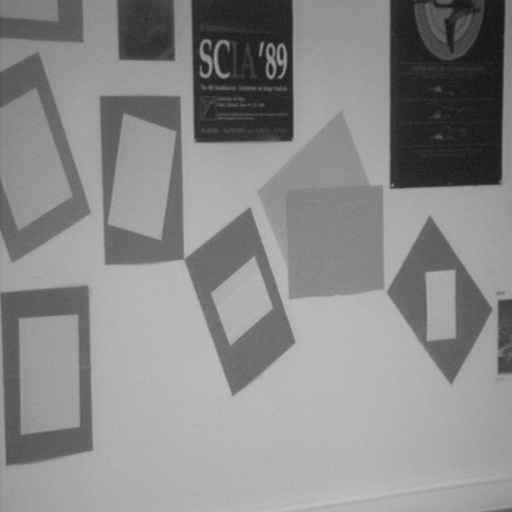
#> input picture t3/ImagenesT2/poster.pgm, 512 x 512 px
$ python main.py   (Python 2 division)   (older library calls are emulated)
#> lines starting #> are read from the running program, lines starting #| are printed output that depends on the picture
import cv2
import numpy as np


img = cv2.imread('./ImagenesT2/poster.pgm')
#> img is the input picture: shape (512, 512, 3); min 18, max 194, mean 137.6
cv2.imshow("Imagen", img)

"""
imgGaussian = cv2.GaussianBlur(img, (3,3), 0)
cv2.imshow("Gaussian", imgGaussian)
"""

imgGray = cv2.cvtColor(img, cv2.COLOR_BGR2GRAY)
cv2.imshow("Gray", imgGray)

print "Sobel"
#Sobel eje x
sobelx = cv2.Sobel(imgGray, cv2.CV_8U, 1, 0, ksize = 3)
sobelx_show = sobelx/2 + 128
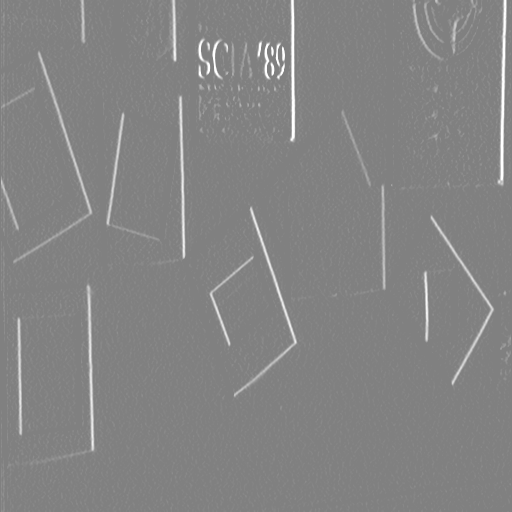
#> sobelx_show: shape (512, 512); min 128, max 255, mean 131.6
cv2.imshow("SobelX", sobelx_show)

#Sobel eje y
sobely = cv2.Sobel(imgGray, cv2.CV_8U, 0, 1, ksize = 3)
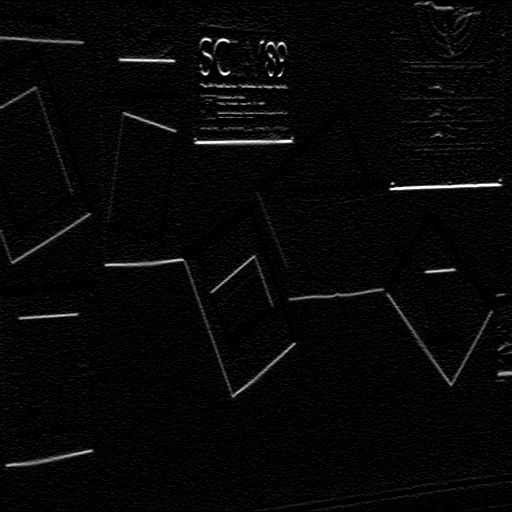
#> sobely: shape (512, 512); min 0, max 255, mean 7
sobely_show = sobely/2 + 128
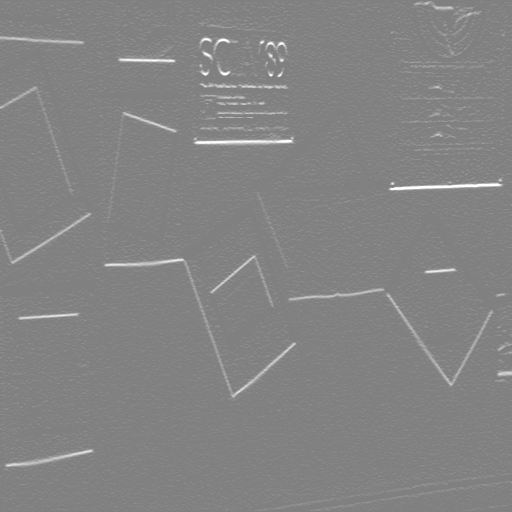
#> sobely_show: shape (512, 512); min 128, max 255, mean 131.4
cv2.imshow("SobelY", sobely_show)
print sobely_show.dtype
#| uint8

#Modulo
module = np.abs(np.sqrt((sobelx)**2 + (sobely)**2)) #No se como hace numpy las operaciones pero no hace lo que esperaba que hiciera
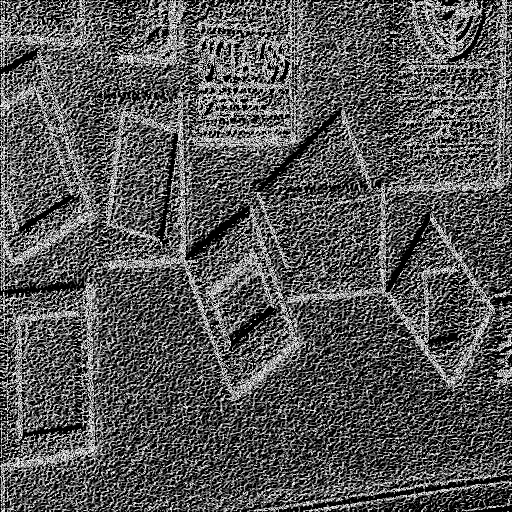
#> module: shape (512, 512) float16; min 0, max 15.81, mean 5.4; drawn with min black and max white
module_show = np.abs(sobelx) + np.abs(sobely) #Aproximacion, mas rapida que hacer el calculo y bastante buena
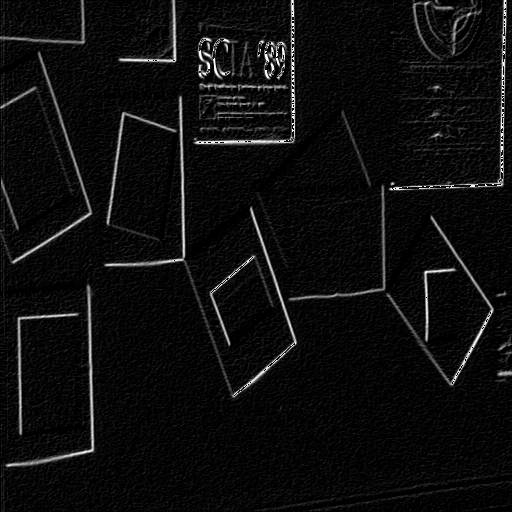
#> module_show: shape (512, 512); min 0, max 255, mean 13.7

#La operacion implementandola a mano, lo hace bien - o eso creo-
module_x = sobelx;
for i in range(len(sobelx)):
    for j in range(len(sobelx[i])):
        module_x[i][j] = np.abs(np.sqrt(sobelx[i][j]**2 + sobely[i][j]**2))


print module_x
#> (printed output is left out)
cv2.imshow("Module", module_x)

#orientacion, lo hace bien pero con colores cambiados
ori = np.arctan2(sobely, sobelx)
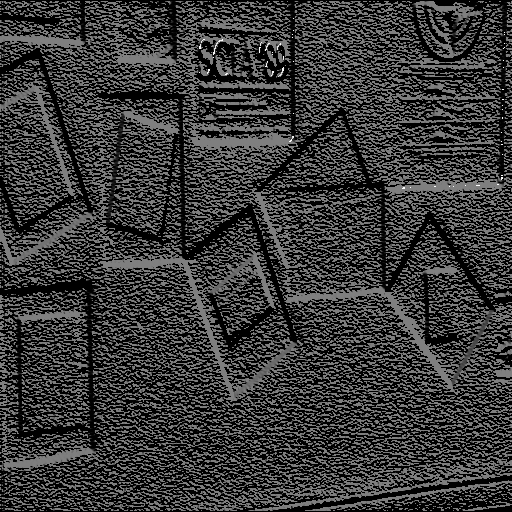
#> ori: shape (512, 512) float16; min 0, max 1.57, mean 0.346; drawn with min black and max white
ori_show = (ori/np.pi) * 128
ori_show2 = ori_show.astype(np.uint8)
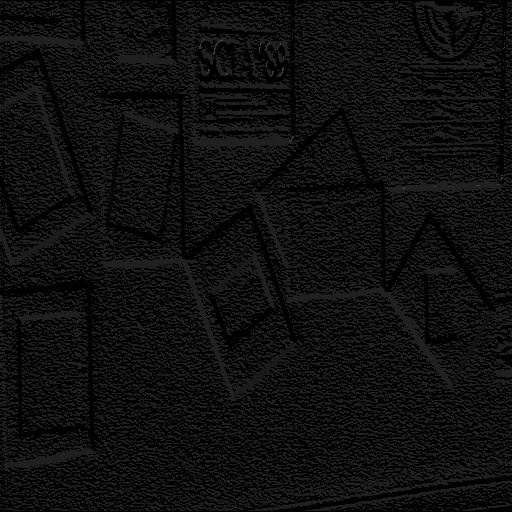
#> ori_show2: shape (512, 512); min 0, max 64, mean 14

"""
for i in range(len(sobelx)):
    for j in range(len(sobelx[i])):
        ori_show2[i][j] = (np.arctan2(sobely[i][j], sobelx[i][j])/np.pi)*128

print ori_show2
#ori_show2 = ori_show2.astype(np.uint8)
"""
cv2.imshow("Orientacion", ori_show2)

"""
print "Schurr"
#Scharr eje x
scharrx = cv2.Scharr(imgGray, cv2.CV_8U, 1, 0)
scharrx_show = scharrx/2 + 128
cv2.imshow("ScharrX", scharrx_show)

#Scharr eje y
scharry = cv2.Scharr(imgGray, cv2.CV_8U, 0, 1)
scharry_show = scharry/2 + 128
cv2.imshow("ScharrY", scharry_show)
print scharry_show.dtype

#Modulo
#module = np.abs(np.sqrt((sobelx)**2 + (sobely)**2)) #No se como hace numpy las operaciones pero no hace lo que esperaba que hiciera
module_show = np.abs(scharrx) + np.abs(scharry) #Aproximacion, mas rapida que hacer el calculo y bastante buena

#La operacion implementandola a mano, lo hace bien - o eso creo-
module_x = sobely;
for i in range(len(scharrx)):
    for j in range(len(scharrx[i])):
        module_x[i][j] = np.abs(np.sqrt(scharrx[i][j]**2 + scharry[i][j]**2))


print module_x
cv2.imshow("ModuleS", module_x)

#orientacion, lo hace bien pero con colores cambiados
ori = np.arctan2(scharry, scharrx)
ori_show = (ori/np.pi) * 128
ori_show2 = ori_show.astype(np.uint8)
cv2.imshow("OrientacionS", ori_show2)
"""

while True:
    if cv2.waitKey(1) & 0xFF == ord('q'):
#> (key q is pressed here)
        break
